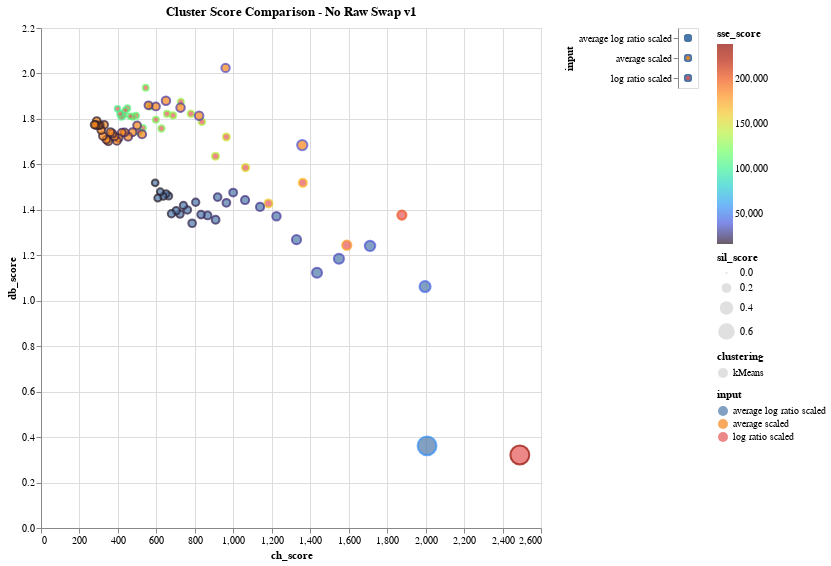

The notebook cell saved with this chart:
### Markdown cell above
***Notes***

- **Interesting**
    - the higher ch_score and higher sil_score confer with lower values of k
    - Does this make sense?
        - **Calinski Harabasz Score** (Variance Ratio Criterion, is the ratio of the sum of between-clusters dispersion and of inter-cluster dispersion for all clusters)
            - Well-defined clusters have a large between-cluster variance (SSB) and a small within-cluster variance (SSW). 
            - perhaps there is large between cluster variance with wide clusters since measurements are by centroid
            - such an action should create a tradeoff with inter-cluster dispersion ---> need to consult Dave
        - **Silhouette Score** (mean intra-cluster distance (a) and the mean nearest-cluster distance (b) for each sample. The Silhouette Coefficient for a sample is (b - a) / max(a, b))
            - higher sil score occurs in cases where b is greater than a on average, but mean.  nearest cluster distance shouldn't have outliers
            - is this likely for small n? possibly - since the centroids are far apart, and the outliers could exist since there are highly dense clusters and one or two large clusters (larger n could skew the averages to be lowe)

### Code cell
# EXPLORATORY - swap version 1
# Data: Average Scaled, Log Ratio Scaled
data = df_kmeans_only_noRaw
domain = ['kMeans']
title = "Cluster Score Comparison - No Raw Swap v1"

# axes
x_axis = 'ch_score:Q' # Maximize
y_axis = 'db_score:Q' # Minimize
    
# auxilary metrics
size =  'sil_score:Q' # Maximize
gradient = 'sse_score:Q'  # Minimize

plot_comparison_plot(data, domain, title, x_axis, y_axis, size, gradient, comparison = "kmeans_only")

### Figure 1 — Vega-Lite specification as saved in the notebook (floating-point values rounded to 4 significant figures)
{"config": {"view": {"continuousWidth": 400, "continuousHeight": 300}}, "hconcat": [{"mark": {"type": "point", "strokeOpacity": 1.0}, "encoding": {"color": {"type": "quantitative", "field": "sse_score", "scale": {"scheme": "turbo"}}, "fill": {"condition": {"type": "nominal", "field": "input", "selection": "selector234"}, "value": "lightgray"}, "shape": {"type": "nominal", "field": "clustering"}, "size": {"type": "quantitative", "field": "sil_score"}, "tooltip": [{"type": "nominal", "field": "input"}, {"type": "nominal", "field": "clustering"}, {"type": "nominal", "field": "n_clusters"}, {"type": "quantitative", "field": "sse_score"}, {"type": "quantitative", "field": "db_score"}, {"type": "quantitative", "field": "ch_score"}, {"type": "quantitative", "field": "sil_score"}, {"type": "quantitative", "field": "eps"}, {"type": "quantitative", "field": "min_samples"}], "x": {"type": "quantitative", "field": "ch_score"}, "y": {"type": "quantitative", "field": "db_score"}}, "height": 500, "selection": {"selector235": {"type": "interval", "bind": "scales", "encodings": ["x", "y"]}, "selector234": {"type": "multi", "fields": ["input"]}}, "title": "Cluster Score Comparison - No Raw Swap v1", "width": 500}, {"mark": "point", "encoding": {"fill": {"condition": {"type": "nominal", "field": "input", "selection": "selector234"}, "value": "lightgray"}, "y": {"type": "nominal", "axis": {"orient": "left"}, "field": "input"}}, "selection": {"selector234": {"type": "multi", "fields": ["input"]}}}], "data": {"name": "data-6bd48fad5fff17f438919eed25896fb3"}, "$schema": "https://vega.github.io/schema/vega-lite/v4.8.1.json", "datasets": {"data-6bd48fad5fff17f438919eed25896fb3": [{"input": "log ratio scaled", "clustering": "kMeans", "sil_score": 0.7952, "sse_score": 238300.0, "ch_score": 2490.0, "db_score": 0.3213, "n_clusters": 2.0, "eps": null, "min_samples": null}, {"input": "log ratio scaled", "clustering": "kMeans", "sil_score": 0.1764, "sse_score": 200500.0, "ch_score": 1877.0, "db_score": 1.377, "n_clusters": 3.0, "eps": null, "min_samples": null}, {"input": "log ratio scaled", "clustering": "kMeans", "sil_score": 0.1783, "sse_score": 177700.0, "ch_score": 1590.0, "db_score": 1.244, "n_clusters": 4.0, "eps": null, "min_samples": null}, {"input": "log ratio scaled", "clustering": "kMeans", "sil_score": 0.1377, "sse_score": 165300.0, "ch_score": 1361.0, "db_score": 1.519, "n_clusters": 5.0, "eps": null, "min_samples": null}, {"input": "log ratio scaled", "clustering": "kMeans", "sil_score": 0.1382, "sse_score": 157600.0, "ch_score": 1183.0, "db_score": 1.428, "n_clusters": 6.0, "eps": null, "min_samples": null}, {"input": "log ratio scaled", "clustering": "kMeans", "sil_score": 0.1124, "sse_score": 150600.0, "ch_score": 1064.0, "db_score": 1.586, "n_clusters": 7.0, "eps": null, "min_samples": null}, {"input": "log ratio scaled", "clustering": "kMeans", "sil_score": 0.09956, "sse_score": 145600.0, "ch_score": 963.8, "db_score": 1.72, "n_clusters": 8.0, "eps": null, "min_samples": null}, {"input": "log ratio scaled", "clustering": "kMeans", "sil_score": 0.1046, "sse_score": 139100.0, "ch_score": 907.4, "db_score": 1.636, "n_clusters": 9.0, "eps": null, "min_samples": null}, {"input": "log ratio scaled", "clustering": "kMeans", "sil_score": 0.08943, "sse_score": 135800.0, "ch_score": 836.6, "db_score": 1.787, "n_clusters": 10.0, "eps": null, "min_samples": null}, {"input": "log ratio scaled", "clustering": "kMeans", "sil_score": 0.08703, "sse_score": 132800.0, "ch_score": 779.3, "db_score": 1.823, "n_clusters": 11.0, "eps": null, "min_samples": null}, {"input": "log ratio scaled", "clustering": "kMeans", "sil_score": 0.07868, "sse_score": 130600.0, "ch_score": 727.3, "db_score": 1.875, "n_clusters": 12.0, "eps": null, "min_samples": null}, {"input": "log ratio scaled", "clustering": "kMeans", "sil_score": 0.07546, "sse_score": 128000.0, "ch_score": 686.8, "db_score": 1.815, "n_clusters": 13.0, "eps": null, "min_samples": null}, {"input": "log ratio scaled", "clustering": "kMeans", "sil_score": 0.0772, "sse_score": 125200.0, "ch_score": 655.2, "db_score": 1.822, "n_clusters": 14.0, "eps": null, "min_samples": null}, {"input": "log ratio scaled", "clustering": "kMeans", "sil_score": 0.07978, "sse_score": 122800.0, "ch_score": 626.3, "db_score": 1.758, "n_clusters": 15.0, "eps": null, "min_samples": null}, {"input": "log ratio scaled", "clustering": "kMeans", "sil_score": 0.07176, "sse_score": 121000.0, "ch_score": 597.3, "db_score": 1.797, "n_clusters": 16.0, "eps": null, "min_samples": null}, {"input": "log ratio scaled", "clustering": "kMeans", "sil_score": 0.07137, "sse_score": 119800.0, "ch_score": 568.1, "db_score": 1.854, "n_clusters": 17.0, "eps": null, "min_samples": null}, {"input": "log ratio scaled", "clustering": "kMeans", "sil_score": 0.06817, "sse_score": 118200.0, "ch_score": 544.5, "db_score": 1.937, "n_clusters": 18.0, "eps": null, "min_samples": null}, {"input": "log ratio scaled", "clustering": "kMeans", "sil_score": 0.06338, "sse_score": 115700.0, "ch_score": 530.6, "db_score": 1.761, "n_clusters": 19.0, "eps": null, "min_samples": null}, {"input": "log ratio scaled", "clustering": "kMeans", "sil_score": 0.07827, "sse_score": 114600.0, "ch_score": 509.8, "db_score": 1.744, "n_clusters": 20.0, "eps": null, "min_samples": null}, {"input": "log ratio scaled", "clustering": "kMeans", "sil_score": 0.06707, "sse_score": 112900.0, "ch_score": 494.3, "db_score": 1.814, "n_clusters": 21.0, "eps": null, "min_samples": null}, {"input": "log ratio scaled", "clustering": "kMeans", "sil_score": 0.06588, "sse_score": 111700.0, "ch_score": 477.6, "db_score": 1.81, "n_clusters": 22.0, "eps": null, "min_samples": null}, {"input": "log ratio scaled", "clustering": "kMeans", "sil_score": 0.0558, "sse_score": 110300.0, "ch_score": 464.1, "db_score": 1.812, "n_clusters": 23.0, "eps": null, "min_samples": null}, {"input": "log ratio scaled", "clustering": "kMeans", "sil_score": 0.06469, "sse_score": 109400.0, "ch_score": 449.2, "db_score": 1.847, "n_clusters": 24.0, "eps": null, "min_samples": null}, {"input": "log ratio scaled", "clustering": "kMeans", "sil_score": 0.06265, "sse_score": 108000.0, "ch_score": 438.2, "db_score": 1.837, "n_clusters": 25.0, "eps": null, "min_samples": null}, {"input": "log ratio scaled", "clustering": "kMeans", "sil_score": 0.06154, "sse_score": 106400.0, "ch_score": 429.4, "db_score": 1.816, "n_clusters": 26.0, "eps": null, "min_samples": null}, {"input": "log ratio scaled", "clustering": "kMeans", "sil_score": 0.06563, "sse_score": 105500.0, "ch_score": 417.7, "db_score": 1.809, "n_clusters": 27.0, "eps": null, "min_samples": null}, {"input": "log ratio scaled", "clustering": "kMeans", "sil_score": 0.06474, "sse_score": 103800.0, "ch_score": 411.1, "db_score": 1.823, "n_clusters": 28.0, "eps": null, "min_samples": null}, {"input": "log ratio scaled", "clustering": "kMeans", "sil_score": 0.0571, "sse_score": 103500.0, "ch_score": 397.8, "db_score": 1.845, "n_clusters": 29.0, "eps": null, "min_samples": null}, {"input": "average scaled", "clustering": "kMeans", "sil_score": 0.2276, "sse_score": 38380.0, "ch_score": 1359.0, "db_score": 1.685, "n_clusters": 2.0, "eps": null, "min_samples": null}, {"input": "average scaled", "clustering": "kMeans", "sil_score": 0.1475, "sse_score": 34870.0, "ch_score": 959.8, "db_score": 2.024, "n_clusters": 3.0, "eps": null, "min_samples": null}, {"input": "average scaled", "clustering": "kMeans", "sil_score": 0.1567, "sse_score": 32010.0, "ch_score": 822.1, "db_score": 1.814, "n_clusters": 4.0, "eps": null, "min_samples": null}, {"input": "average scaled", "clustering": "kMeans", "sil_score": 0.1533, "sse_score": 30040.0, "ch_score": 725.6, "db_score": 1.85, "n_clusters": 5.0, "eps": null, "min_samples": null}, {"input": "average scaled", "clustering": "kMeans", "sil_score": 0.1498, "sse_score": 28650.0, "ch_score": 649.7, "db_score": 1.88, "n_clusters": 6.0, "eps": null, "min_samples": null}, {"input": "average scaled", "clustering": "kMeans", "sil_score": 0.1307, "sse_score": 27410.0, "ch_score": 597.4, "db_score": 1.855, "n_clusters": 7.0, "eps": null, "min_samples": null}, {"input": "average scaled", "clustering": "kMeans", "sil_score": 0.1293, "sse_score": 26300.0, "ch_score": 558.9, "db_score": 1.86, "n_clusters": 8.0, "eps": null, "min_samples": null}, {"input": "average scaled", "clustering": "kMeans", "sil_score": 0.1392, "sse_score": 25380.0, "ch_score": 525.4, "db_score": 1.733, "n_clusters": 9.0, "eps": null, "min_samples": null}, {"input": "average scaled", "clustering": "kMeans", "sil_score": 0.1271, "sse_score": 24530.0, "ch_score": 499.6, "db_score": 1.771, "n_clusters": 10.0, "eps": null, "min_samples": null}, {"input": "average scaled", "clustering": "kMeans", "sil_score": 0.1338, "sse_score": 23810.0, "ch_score": 475.8, "db_score": 1.741, "n_clusters": 11.0, "eps": null, "min_samples": null}, {"input": "average scaled", "clustering": "kMeans", "sil_score": 0.1338, "sse_score": 23220.0, "ch_score": 453.0, "db_score": 1.722, "n_clusters": 12.0, "eps": null, "min_samples": null}, {"input": "average scaled", "clustering": "kMeans", "sil_score": 0.123, "sse_score": 22630.0, "ch_score": 435.1, "db_score": 1.741, "n_clusters": 13.0, "eps": null, "min_samples": null}, {"input": "average scaled", "clustering": "kMeans", "sil_score": 0.1288, "sse_score": 22050.0, "ch_score": 420.5, "db_score": 1.74, "n_clusters": 14.0, "eps": null, "min_samples": null}, {"input": "average scaled", "clustering": "kMeans", "sil_score": 0.1272, "sse_score": 21640.0, "ch_score": 403.6, "db_score": 1.716, "n_clusters": 15.0, "eps": null, "min_samples": null}, {"input": "average scaled", "clustering": "kMeans", "sil_score": 0.1257, "sse_score": 21070.0, "ch_score": 394.3, "db_score": 1.703, "n_clusters": 16.0, "eps": null, "min_samples": null}, {"input": "average scaled", "clustering": "kMeans", "sil_score": 0.1247, "sse_score": 20660.0, "ch_score": 382.1, "db_score": 1.723, "n_clusters": 17.0, "eps": null, "min_samples": null}, {"input": "average scaled", "clustering": "kMeans", "sil_score": 0.1259, "sse_score": 20280.0, "ch_score": 370.8, "db_score": 1.736, "n_clusters": 18.0, "eps": null, "min_samples": null}, {"input": "average scaled", "clustering": "kMeans", "sil_score": 0.1228, "sse_score": 19920.0, "ch_score": 360.9, "db_score": 1.741, "n_clusters": 19.0, "eps": null, "min_samples": null}, {"input": "average scaled", "clustering": "kMeans", "sil_score": 0.1247, "sse_score": 19630.0, "ch_score": 350.1, "db_score": 1.701, "n_clusters": 20.0, "eps": null, "min_samples": null}, {"input": "average scaled", "clustering": "kMeans", "sil_score": 0.1267, "sse_score": 19360.0, "ch_score": 340.0, "db_score": 1.709, "n_clusters": 21.0, "eps": null, "min_samples": null}, {"input": "average scaled", "clustering": "kMeans", "sil_score": 0.1229, "sse_score": 19190.0, "ch_score": 328.4, "db_score": 1.774, "n_clusters": 22.0, "eps": null, "min_samples": null}, {"input": "average scaled", "clustering": "kMeans", "sil_score": 0.1241, "sse_score": 18880.0, "ch_score": 321.8, "db_score": 1.725, "n_clusters": 23.0, "eps": null, "min_samples": null}, {"input": "average scaled", "clustering": "kMeans", "sil_score": 0.1228, "sse_score": 18670.0, "ch_score": 313.2, "db_score": 1.751, "n_clusters": 24.0, "eps": null, "min_samples": null}, {"input": "average scaled", "clustering": "kMeans", "sil_score": 0.1227, "sse_score": 18450.0, "ch_score": 305.7, "db_score": 1.772, "n_clusters": 25.0, "eps": null, "min_samples": null}, {"input": "average scaled", "clustering": "kMeans", "sil_score": 0.1113, "sse_score": 18260.0, "ch_score": 298.1, "db_score": 1.772, "n_clusters": 26.0, "eps": null, "min_samples": null}, {"input": "average scaled", "clustering": "kMeans", "sil_score": 0.1209, "sse_score": 18130.0, "ch_score": 289.8, "db_score": 1.791, "n_clusters": 27.0, "eps": null, "min_samples": null}, {"input": "average scaled", "clustering": "kMeans", "sil_score": 0.1235, "sse_score": 17850.0, "ch_score": 285.7, "db_score": 1.773, "n_clusters": 28.0, "eps": null, "min_samples": null}, {"input": "average scaled", "clustering": "kMeans", "sil_score": 0.117, "sse_score": 17740.0, "ch_score": 278.2, "db_score": 1.775, "n_clusters": 29.0, "eps": null, "min_samples": null}, {"input": "average log ratio scaled", "clustering": "kMeans", "sil_score": 0.7817, "sse_score": 57060.0, "ch_score": 2008.0, "db_score": 0.3616, "n_clusters": 2.0, "eps": null, "min_samples": null}, {"input": "average log ratio scaled", "clustering": "kMeans", "sil_score": 0.2636, "sse_score": 43240.0, "ch_score": 1997.0, "db_score": 1.062, "n_clusters": 3.0, "eps": null, "min_samples": null}, {"input": "average log ratio scaled", "clustering": "kMeans", "sil_score": 0.2329, "sse_score": 37960.0, "ch_score": 1711.0, "db_score": 1.241, "n_clusters": 4.0, "eps": null, "min_samples": null}, {"input": "average log ratio scaled", "clustering": "kMeans", "sil_score": 0.22, "sse_score": 34080.0, "ch_score": 1549.0, "db_score": 1.184, "n_clusters": 5.0, "eps": null, "min_samples": null}, {"input": "average log ratio scaled", "clustering": "kMeans", "sil_score": 0.2136, "sse_score": 31140.0, "ch_score": 1435.0, "db_score": 1.124, "n_clusters": 6.0, "eps": null, "min_samples": null}, {"input": "average log ratio scaled", "clustering": "kMeans", "sil_score": 0.1776, "sse_score": 29100.0, "ch_score": 1329.0, "db_score": 1.269, "n_clusters": 7.0, "eps": null, "min_samples": null}, {"input": "average log ratio scaled", "clustering": "kMeans", "sil_score": 0.1494, "sse_score": 27730.0, "ch_score": 1224.0, "db_score": 1.372, "n_clusters": 8.0, "eps": null, "min_samples": null}, {"input": "average log ratio scaled", "clustering": "kMeans", "sil_score": 0.1407, "sse_score": 26600.0, "ch_score": 1139.0, "db_score": 1.413, "n_clusters": 9.0, "eps": null, "min_samples": null}, {"input": "average log ratio scaled", "clustering": "kMeans", "sil_score": 0.1405, "sse_score": 25750.0, "ch_score": 1061.0, "db_score": 1.443, "n_clusters": 10.0, "eps": null, "min_samples": null}, {"input": "average log ratio scaled", "clustering": "kMeans", "sil_score": 0.1297, "sse_score": 24940.0, "ch_score": 999.3, "db_score": 1.476, "n_clusters": 11.0, "eps": null, "min_samples": null}, {"input": "average log ratio scaled", "clustering": "kMeans", "sil_score": 0.1258, "sse_score": 23910.0, "ch_score": 963.9, "db_score": 1.431, "n_clusters": 12.0, "eps": null, "min_samples": null}, {"input": "average log ratio scaled", "clustering": "kMeans", "sil_score": 0.122, "sse_score": 23250.0, "ch_score": 918.5, "db_score": 1.456, "n_clusters": 13.0, "eps": null, "min_samples": null}, {"input": "average log ratio scaled", "clustering": "kMeans", "sil_score": 0.1283, "sse_score": 22110.0, "ch_score": 907.9, "db_score": 1.356, "n_clusters": 14.0, "eps": null, "min_samples": null}, {"input": "average log ratio scaled", "clustering": "kMeans", "sil_score": 0.1291, "sse_score": 21670.0, "ch_score": 866.0, "db_score": 1.375, "n_clusters": 15.0, "eps": null, "min_samples": null}, {"input": "average log ratio scaled", "clustering": "kMeans", "sil_score": 0.1188, "sse_score": 21200.0, "ch_score": 832.3, "db_score": 1.379, "n_clusters": 16.0, "eps": null, "min_samples": null}, {"input": "average log ratio scaled", "clustering": "kMeans", "sil_score": 0.1127, "sse_score": 20720.0, "ch_score": 804.4, "db_score": 1.433, "n_clusters": 17.0, "eps": null, "min_samples": null}, {"input": "average log ratio scaled", "clustering": "kMeans", "sil_score": 0.1211, "sse_score": 20130.0, "ch_score": 785.9, "db_score": 1.341, "n_clusters": 18.0, "eps": null, "min_samples": null}, {"input": "average log ratio scaled", "clustering": "kMeans", "sil_score": 0.1186, "sse_score": 19750.0, "ch_score": 761.1, "db_score": 1.399, "n_clusters": 19.0, "eps": null, "min_samples": null}, {"input": "average log ratio scaled", "clustering": "kMeans", "sil_score": 0.1107, "sse_score": 19340.0, "ch_score": 740.6, "db_score": 1.419, "n_clusters": 20.0, "eps": null, "min_samples": null}, {"input": "average log ratio scaled", "clustering": "kMeans", "sil_score": 0.116, "sse_score": 18940.0, "ch_score": 722.6, "db_score": 1.381, "n_clusters": 21.0, "eps": null, "min_samples": null}, {"input": "average log ratio scaled", "clustering": "kMeans", "sil_score": 0.1152, "sse_score": 18630.0, "ch_score": 703.0, "db_score": 1.396, "n_clusters": 22.0, "eps": null, "min_samples": null}, {"input": "average log ratio scaled", "clustering": "kMeans", "sil_score": 0.1148, "sse_score": 18470.0, "ch_score": 678.4, "db_score": 1.383, "n_clusters": 23.0, "eps": null, "min_samples": null}, {"input": "average log ratio scaled", "clustering": "kMeans", "sil_score": 0.106, "sse_score": 18150.0, "ch_score": 663.6, "db_score": 1.461, "n_clusters": 24.0, "eps": null, "min_samples": null}, {"input": "average log ratio scaled", "clustering": "kMeans", "sil_score": 0.1039, "sse_score": 17820.0, "ch_score": 650.5, "db_score": 1.471, "n_clusters": 25.0, "eps": null, "min_samples": null}, {"input": "average log ratio scaled", "clustering": "kMeans", "sil_score": 0.1013, "sse_score": 17580.0, "ch_score": 635.1, "db_score": 1.459, "n_clusters": 26.0, "eps": null, "min_samples": null}, {"input": "average log ratio scaled", "clustering": "kMeans", "sil_score": 0.09339, "sse_score": 17370.0, "ch_score": 620.2, "db_score": 1.48, "n_clusters": 27.0, "eps": null, "min_samples": null}, {"input": "average log ratio scaled", "clustering": "kMeans", "sil_score": 0.1009, "sse_score": 17130.0, "ch_score": 607.4, "db_score": 1.452, "n_clusters": 28.0, "eps": null, "min_samples": null}, {"input": "average log ratio scaled", "clustering": "kMeans", "sil_score": 0.09311, "sse_score": 16940.0, "ch_score": 593.7, "db_score": 1.519, "n_clusters": 29.0, "eps": null, "min_samples": null}]}}
